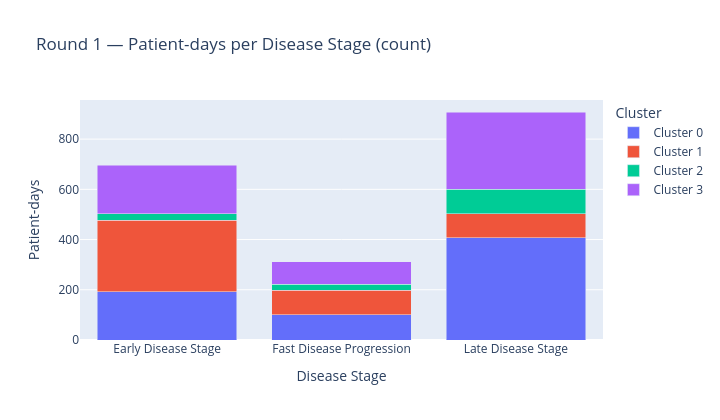
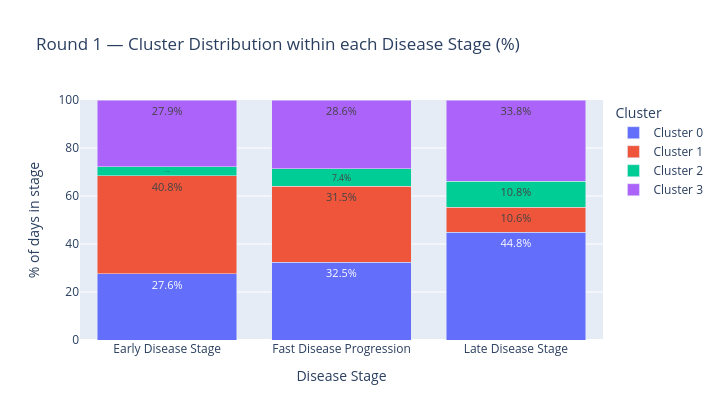

Notebook code cell kept with these figures, in order:
### Code cell
# Cluster composition: x = disease stage, y = patient-days, colour = cluster
if 'disease_type' in meta.columns:
    comp = meta.groupby(['disease_type', 'cluster']).size().reset_index(name='n')
    comp['cluster_str'] = 'Cluster ' + comp['cluster'].astype(str)

    # Count chart
    fig = px.bar(
        comp, x='disease_type', y='n', color='cluster_str',
        color_discrete_sequence=CLUSTER_COLORS,
        category_orders={'disease_type': DISEASE_ORDER},
        title='Round 1 — Patient-days per Disease Stage (count)',
        labels={'disease_type': 'Disease Stage', 'n': 'Patient-days', 'cluster_str': 'Cluster'},
        barmode='stack', width=720, height=420,
    )
    fig.show()

    # Percentage chart — within each disease stage, what % of days per cluster?
    total_per_stage = comp.groupby('disease_type')['n'].transform('sum')
    comp['pct'] = comp['n'] / total_per_stage * 100

    fig2 = px.bar(
        comp, x='disease_type', y='pct', color='cluster_str',
        color_discrete_sequence=CLUSTER_COLORS,
        category_orders={'disease_type': DISEASE_ORDER},
        title='Round 1 — Cluster Distribution within each Disease Stage (%)',
        labels={'disease_type': 'Disease Stage', 'pct': '% of days in stage', 'cluster_str': 'Cluster'},
        barmode='stack', width=720, height=420,
        text=comp['pct'].round(1).astype(str) + '%',
    )
    fig2.update_traces(textposition='inside', textfont_size=11)
    fig2.update_layout(yaxis_range=[0, 100])
    fig2.show()

### Figure 1 — Plotly figure (JSON) as saved in the notebook; plotly's stock layout.template omitted (floating-point values rounded to 4 significant figures)
{"data": [{"hovertemplate": "Cluster=Cluster 0<br>Disease Stage=%{x}<br>Patient-days=%{y}<extra></extra>", "legendgroup": "Cluster 0", "marker": {"color": "#636EFA", "pattern": {"shape": ""}}, "name": "Cluster 0", "orientation": "v", "showlegend": true, "textposition": "auto", "type": "bar", "x": ["Early Disease Stage", "Fast Disease Progression", "Late Disease Stage"], "xaxis": "x", "y": [192, 101, 407], "yaxis": "y"}, {"hovertemplate": "Cluster=Cluster 1<br>Disease Stage=%{x}<br>Patient-days=%{y}<extra></extra>", "legendgroup": "Cluster 1", "marker": {"color": "#EF553B", "pattern": {"shape": ""}}, "name": "Cluster 1", "orientation": "v", "showlegend": true, "textposition": "auto", "type": "bar", "x": ["Early Disease Stage", "Fast Disease Progression", "Late Disease Stage"], "xaxis": "x", "y": [284, 98, 96], "yaxis": "y"}, {"hovertemplate": "Cluster=Cluster 2<br>Disease Stage=%{x}<br>Patient-days=%{y}<extra></extra>", "legendgroup": "Cluster 2", "marker": {"color": "#00CC96", "pattern": {"shape": ""}}, "name": "Cluster 2", "orientation": "v", "showlegend": true, "textposition": "auto", "type": "bar", "x": ["Early Disease Stage", "Fast Disease Progression", "Late Disease Stage"], "xaxis": "x", "y": [26, 23, 98], "yaxis": "y"}, {"hovertemplate": "Cluster=Cluster 3<br>Disease Stage=%{x}<br>Patient-days=%{y}<extra></extra>", "legendgroup": "Cluster 3", "marker": {"color": "#AB63FA", "pattern": {"shape": ""}}, "name": "Cluster 3", "orientation": "v", "showlegend": true, "textposition": "auto", "type": "bar", "x": ["Early Disease Stage", "Fast Disease Progression", "Late Disease Stage"], "xaxis": "x", "y": [194, 89, 307], "yaxis": "y"}], "layout": {"barmode": "stack", "height": 420, "legend": {"title": {"text": "Cluster"}, "tracegroupgap": 0}, "title": {"text": "Round 1 — Patient-days per Disease Stage (count)"}, "width": 720, "xaxis": {"anchor": "y", "categoryarray": ["Early Disease Stage", "Fast Disease Progression", "Late Disease Stage"], "categoryorder": "array", "domain": [0, 1], "title": {"text": "Disease Stage"}}, "yaxis": {"anchor": "x", "domain": [0, 1], "title": {"text": "Patient-days"}}}}

### Figure 2 — Plotly figure (JSON) as saved in the notebook; plotly's stock layout.template omitted (floating-point values rounded to 4 significant figures)
{"data": [{"hovertemplate": "Cluster=Cluster 0<br>Disease Stage=%{x}<br>% of days in stage=%{y}<br>text=%{text}<extra></extra>", "legendgroup": "Cluster 0", "marker": {"color": "#636EFA", "pattern": {"shape": ""}}, "name": "Cluster 0", "orientation": "v", "showlegend": true, "text": ["27.6%", "32.5%", "44.8%"], "textfont": {"size": 11}, "textposition": "inside", "type": "bar", "x": ["Early Disease Stage", "Fast Disease Progression", "Late Disease Stage"], "xaxis": "x", "y": [27.59, 32.48, 44.82], "yaxis": "y"}, {"hovertemplate": "Cluster=Cluster 1<br>Disease Stage=%{x}<br>% of days in stage=%{y}<br>text=%{text}<extra></extra>", "legendgroup": "Cluster 1", "marker": {"color": "#EF553B", "pattern": {"shape": ""}}, "name": "Cluster 1", "orientation": "v", "showlegend": true, "text": ["40.8%", "31.5%", "10.6%"], "textfont": {"size": 11}, "textposition": "inside", "type": "bar", "x": ["Early Disease Stage", "Fast Disease Progression", "Late Disease Stage"], "xaxis": "x", "y": [40.8, 31.51, 10.57], "yaxis": "y"}, {"hovertemplate": "Cluster=Cluster 2<br>Disease Stage=%{x}<br>% of days in stage=%{y}<br>text=%{text}<extra></extra>", "legendgroup": "Cluster 2", "marker": {"color": "#00CC96", "pattern": {"shape": ""}}, "name": "Cluster 2", "orientation": "v", "showlegend": true, "text": ["3.7%", "7.4%", "10.8%"], "textfont": {"size": 11}, "textposition": "inside", "type": "bar", "x": ["Early Disease Stage", "Fast Disease Progression", "Late Disease Stage"], "xaxis": "x", "y": [3.736, 7.395, 10.79], "yaxis": "y"}, {"hovertemplate": "Cluster=Cluster 3<br>Disease Stage=%{x}<br>% of days in stage=%{y}<br>text=%{text}<extra></extra>", "legendgroup": "Cluster 3", "marker": {"color": "#AB63FA", "pattern": {"shape": ""}}, "name": "Cluster 3", "orientation": "v", "showlegend": true, "text": ["27.9%", "28.6%", "33.8%"], "textfont": {"size": 11}, "textposition": "inside", "type": "bar", "x": ["Early Disease Stage", "Fast Disease Progression", "Late Disease Stage"], "xaxis": "x", "y": [27.87, 28.62, 33.81], "yaxis": "y"}], "layout": {"barmode": "stack", "height": 420, "legend": {"title": {"text": "Cluster"}, "tracegroupgap": 0}, "title": {"text": "Round 1 — Cluster Distribution within each Disease Stage (%)"}, "width": 720, "xaxis": {"anchor": "y", "categoryarray": ["Early Disease Stage", "Fast Disease Progression", "Late Disease Stage"], "categoryorder": "array", "domain": [0, 1], "title": {"text": "Disease Stage"}}, "yaxis": {"anchor": "x", "domain": [0, 1], "range": [0, 100], "title": {"text": "% of days in stage"}}}}
